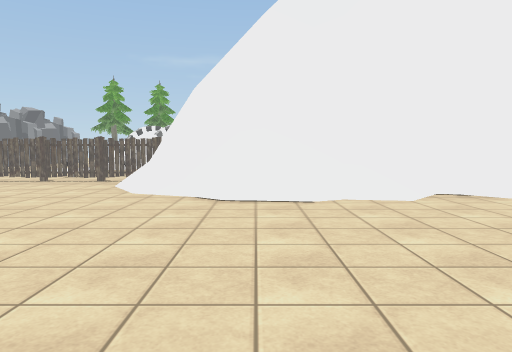
view 1 (above)

12 first-person views from a walk through a Unity game level. The camera is 1.3 m above the floor, tilts 4° down and sees 70° across. The floor is counted in squares, 2 m on a side. Each view is taken from the middle of a square. On the plan, view 1 faces up. The plan holds only what a view shows up to about 11 squares ahead; the rest is blank. The place goes on beyond the plan. The player character is not drawn. Some surface patterns are stand-ins.

view 2
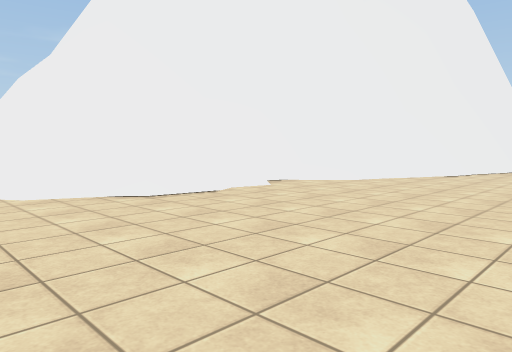

view 3
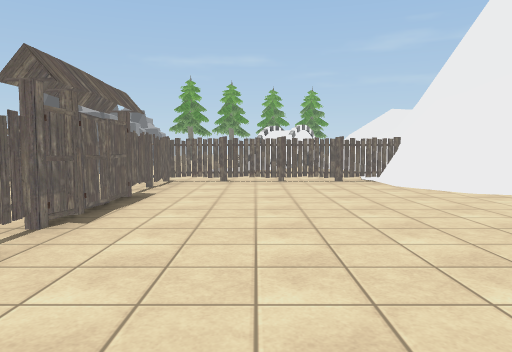

view 4
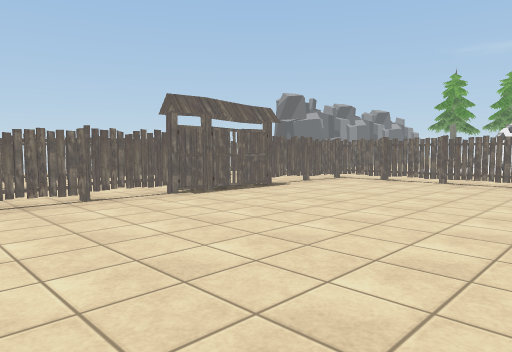

view 5
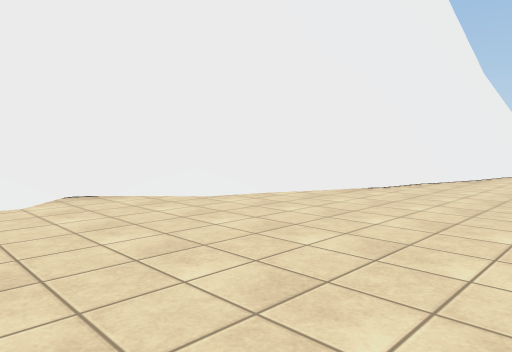

view 6
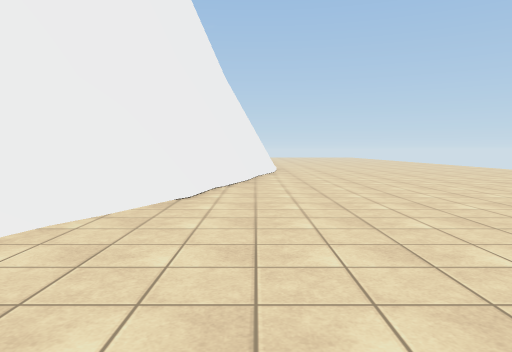

view 7
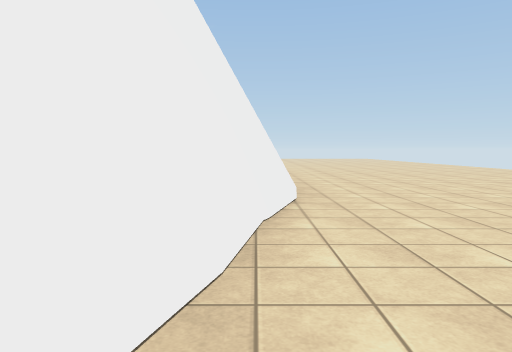

view 8
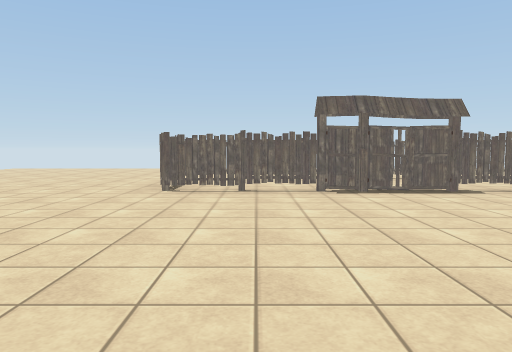

view 9
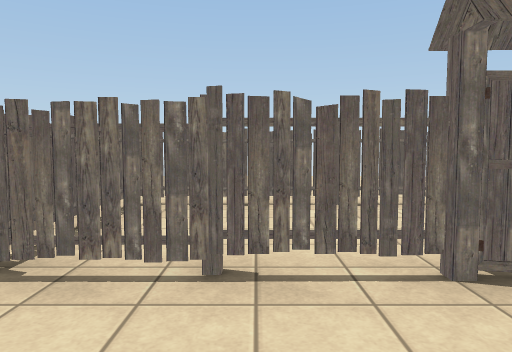

view 10
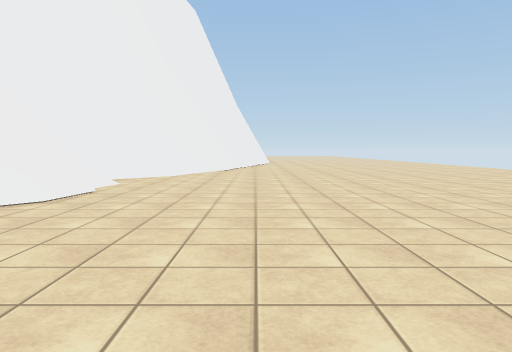

view 11
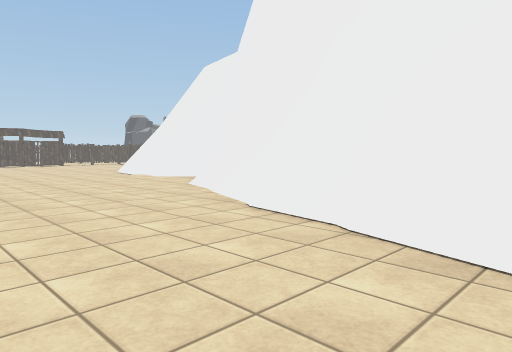

view 12
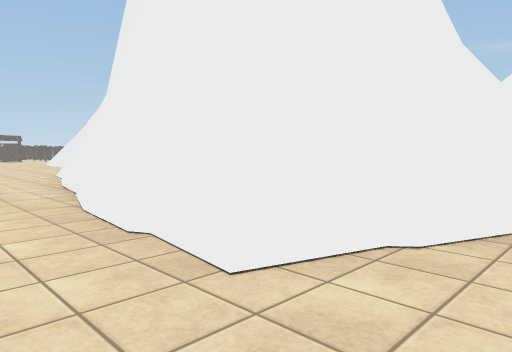

### Floor plan
Key: @ floor where view 1 was taken; # wall or solid block; x gap in a wall; . floor; / step, stairs or slope; = window, fence, low wall or low ledge; ^ raised ledge; v drop or lower ground; T thing the floor can be seen under or through; R rock; O other object.
Columns run from 11 left of view 1 to 19 right of it. Each row starts with its distance up from view 1.
 10 RR#   ..
  9     ...O. #v/
  8    .#xTTTT# v
  7   #.x....T#^^
  6   #.O..../#=^###
  5   #.O...../#///##^^        #
  4  .#.O..........///##       #
  3  .#.O.............#####   ##.
  2  .x.O.................#####..
  1  .#.#..........................
  0  .###......@...................

Where each view was taken, in squares from view 1:
view 1: 0 up, 0 right, facing up
view 2: 0 up, 3 left, facing up-right
view 3: 0 up, 5 left, facing up
view 4: 0 up, 2 left, facing up-left
view 5: 0 up, 1 right, facing up-right
view 6: 2 up, 2 right, facing right
view 7: 2 up, 8 right, facing right
view 8: 2 up, 1 left, facing left
view 9: 2 up, 5 left, facing left
view 10: 2 up, 5 left, facing right
view 11: 0 up, 10 right, facing up-left
view 12: 0 up, 17 right, facing up-left
